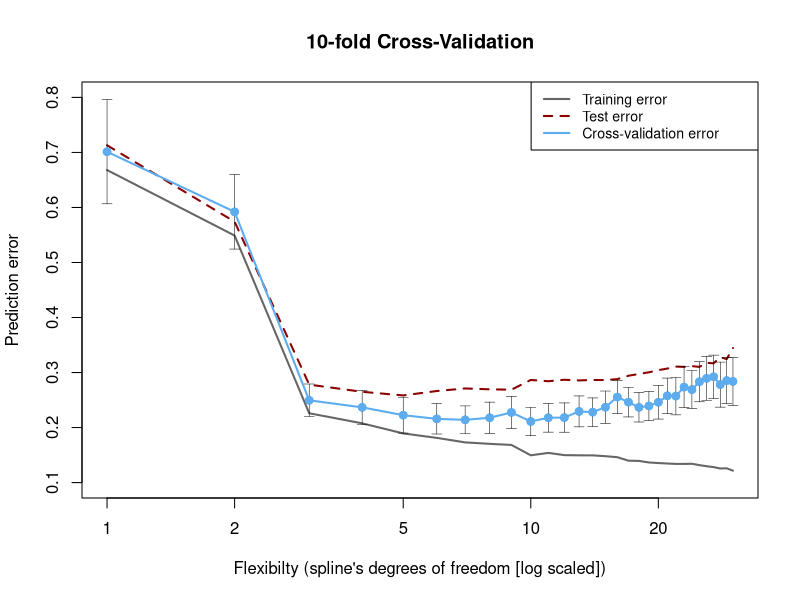
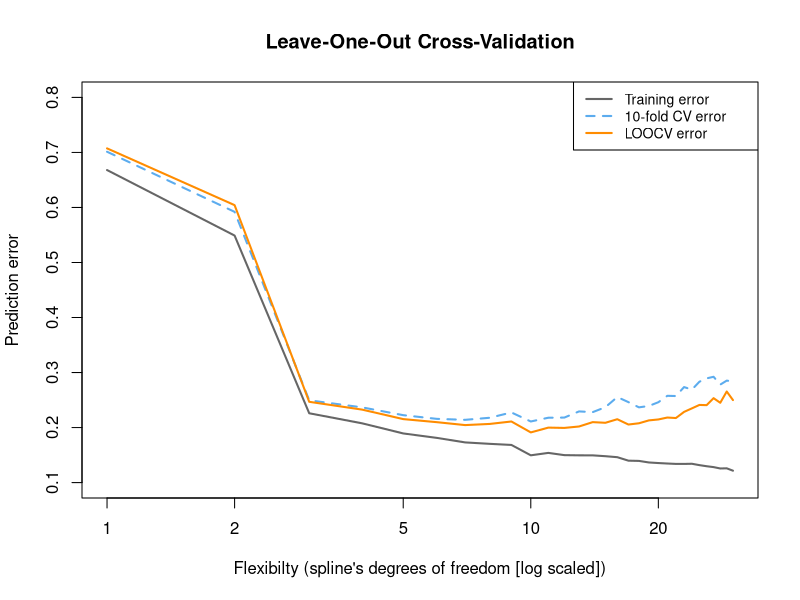

These figures' R source, in order:
#### Example for Cross Validation and LOOC
# based on Bias-Variance-Problem

# Libraries --------------------------------------------------------------------
require(splines)
require(Hmisc)

# Generate training and test samples -------------------------------------------
seed <- 1711
set.seed(seed)

# Function to generate data
gen_data <- function(n, beta, sigma_eps) {
  eps <- rnorm(n, 0, sigma_eps)
  x <- sort(runif(n, 0, 100))
  X <- cbind(1, poly(x, degree = (length(beta) - 1), raw = TRUE))
  y <- as.numeric(X %*% beta + eps)
  
  return(data.frame(x = x, y = y))
}

# Fit the models ---------------------------------------------------------------

# Parameter
n_rep <- 100
n_df <- 30
df <- 1:n_df
beta <- c(5, -0.1, 0.004, -3e-05)
n_train <- 50
n_test <- 10000
sigma_eps <- 0.5

# train
n_train <- 100
xy <- gen_data(n_train, beta, sigma_eps)
x <- xy$x
y <- xy$y

fitted_models <- apply(t(df), 2, function(degf) lm(y ~ ns(x, df = degf)))
mse <- sapply(fitted_models, function(obj) deviance(obj)/nobs(obj))

# Evaluate the model -----------------------------------------------------------
n_test <- 10000
xy_test <- gen_data(n_test, beta, sigma_eps)
pred <- mapply(function(obj, degf) predict(obj, data.frame(x = xy_test$x)), 
               fitted_models, df)
te <- sapply(as.list(data.frame(pred)), function(y_hat) mean((xy_test$y - y_hat)^2))

# Cross validation k = 10 
n_folds <- 10
folds_i <- sample(rep(1:n_folds, length.out = n_train))
cv_tmp <- matrix(NA, nrow = n_folds, ncol = length(df))
for (k in 1:n_folds) {
  test_i <- which(folds_i == k)
  train_xy <- xy[-test_i, ]
  test_xy <- xy[test_i, ]
  x <- train_xy$x
  y <- train_xy$y
  fitted_models <- apply(t(df), 2, function(degf) lm(y ~ ns(x, df = degf)))
  x <- test_xy$x
  y <- test_xy$y
  pred <- mapply(function(obj, degf) predict(obj, data.frame(ns(x, df = degf))), 
                 fitted_models, df)
  cv_tmp[k, ] <- sapply(as.list(data.frame(pred)), function(y_hat) mean((y - 
                                                                           y_hat)^2))
}
cv <- colMeans(cv_tmp)

# Plot Data --------------------------------------------------------------------
plot(df, mse, type = "l", lwd = 2, col = gray(0.4), ylab = "Prediction error", 
     xlab = "Flexibilty (spline's degrees of freedom [log scaled])", main = paste0(n_folds, 
                                                                                   "-fold Cross-Validation"), ylim = c(0.1, 0.8), log = "x")
lines(df, te, lwd = 2, col = "darkred", lty = 2)
cv_sd <- apply(cv_tmp, 2, sd)/sqrt(n_folds)
errbar(df, cv, cv + cv_sd, cv - cv_sd, add = TRUE, col = "steelblue2", pch = 19, 
       lwd = 0.5)
lines(df, cv, lwd = 2, col = "steelblue2")
points(df, cv, col = "steelblue2", pch = 19)
legend(x = "topright", legend = c("Training error", "Test error", "Cross-validation error"), 
       lty = c(1, 2, 1), lwd = rep(2, 3), col = c(gray(0.4), "darkred", "steelblue2"), 
       text.width = 0.4, cex = 0.85)

# Often a “one-standard error” rule is used with cross-validation, according to 
# which one should choose the most parsimonious model whose error is no more 
# than one standard error above the error of the best model. 
# In the example above, the best model (that for which the CV error is 
# minimized) uses 3 degrees of freedom, which also satisfies the requirement of 
# the one-standard error rule.

# Leave-One-Out-Cross-Validation LOOCV k = n -----------------------------------
loocv_tmp <- matrix(NA, nrow = n_train, ncol = length(df))
for (k in 1:n_train) {
  train_xy <- xy[-k, ]
  test_xy <- xy[k, ]
  x <- train_xy$x
  y <- train_xy$y
  fitted_models <- apply(t(df), 2, function(degf) lm(y ~ ns(x, df = degf)))
  pred <- mapply(function(obj, degf) predict(obj, data.frame(x = test_xy$x)),
                 fitted_models, df)
  loocv_tmp[k, ] <- (test_xy$y - pred)^2
}

loocv <- colMeans(loocv_tmp)

plot(df, mse, type = "l", lwd = 2, col = gray(.4), ylab = "Prediction error",
     xlab = "Flexibilty (spline's degrees of freedom [log scaled])",
     main = "Leave-One-Out Cross-Validation", ylim = c(.1, .8), log = "x")
lines(df, cv, lwd = 2, col = "steelblue2", lty = 2)
lines(df, loocv, lwd = 2, col = "darkorange")
legend(x = "topright", legend = c("Training error", "10-fold CV error", "LOOCV error"),
       lty = c(1, 2, 1), lwd = rep(2, 3), col = c(gray(.4), "steelblue2", "darkorange"),
       text.width = .3, cex = .85)
